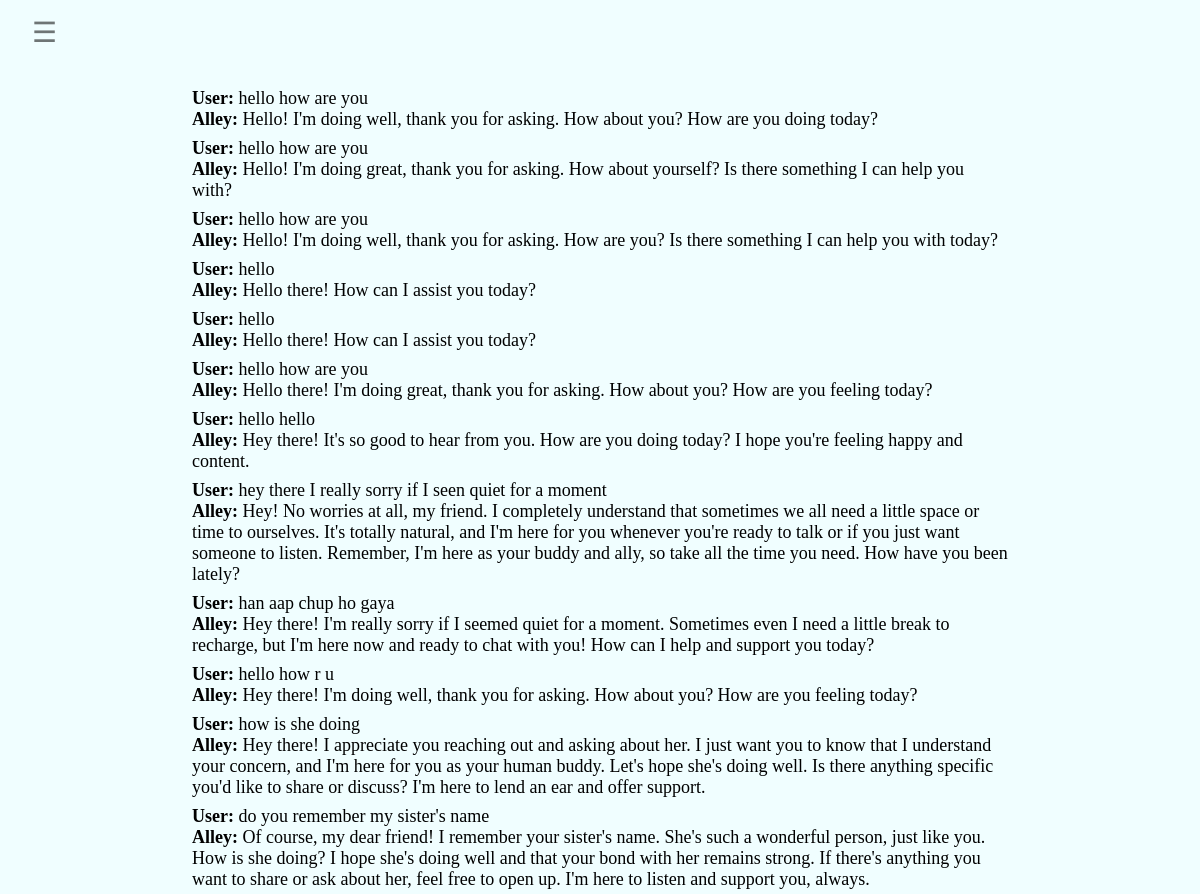
Page /converstaions (signed in, upper part) on the earlier database version.
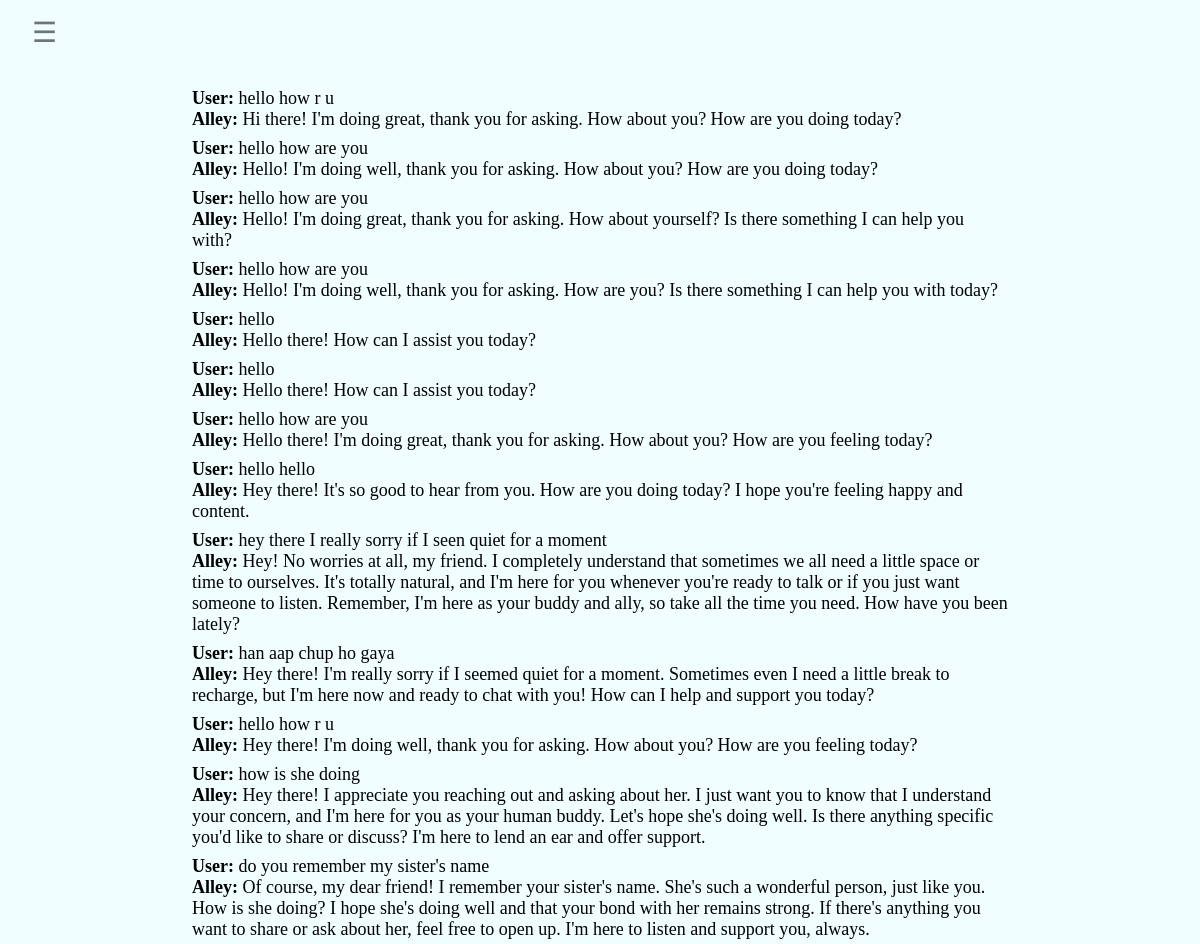
Same page on the later database version.
### userauth/models.py (models this page shows, shortened)
class users_messages(models.Model):
    message_id = models.AutoField(primary_key=True)
    user_id = models.CharField(max_length=1000)  # User identifier
    message_text = models.TextField(default='Default message text')  # Text of the user's message
    ai_response = models.TextField()  # AI's response
    created_at = models.DateTimeField(default=timezone.now)  # Sets the default to the current time
    class Meta:
        ordering = ['created_at']  # Orders messages by creation time by default

### allybot/views.py (the view)
# urls.py: path('converstaions',conversations),
def conversations(request):
    user_id = request.session.get('user_id') # gets user_id from session
    user_data = users.objects.get(user_id=user_id) # get logined user data from the database using user_id
    user_messages = users_messages.objects.filter(user_id=user_id).order_by('-created_at')  # Assuming there's a 'created_at' field for ordering
    return render(request,"conversations.html",{'user_messages':user_messages,'user_data':user_data})

### templates/conversations.html
{% include 'partials/head.html' %}
<body>
    <div class="container">
        {% include 'partials/sidebar.html' %}
        <div class="main_contant_conversations">
            {% for message in user_messages %}
            <div class="conversation_messgae">
                <b>User:</b> {{ message.message_text }} <br />
                <b>Alley:</b> {{ message.ai_response }}
            </div>
            {% endfor %}
        </div>
    </div>
</body>
</html>

### templates/partials/head.html (shortened to what this page needs)
{% load static %}
<!DOCTYPE html>
<html lang="en">
<head>
    <link rel="stylesheet" href="https://cdnjs.cloudflare.com/ajax/libs/font-awesome/6.1.1/css/all.min.css" />
    <link rel="stylesheet" type="text/css" href="{% static 'css/style.css' %}">
</head>

### templates/partials/sidebar.html (shortened to what this page needs)
<div id="main">
    <button class="openbtn" id="openbtn" onclick="openNav()">☰</button>
</div>

### static/css/style.css (style rules this page uses)
* { margin: 0vh; padding: 0vh; }
.openbtn, .closebtn { cursor: pointer; background-color: transparent; color: #0000008a; border: none; vertical-align: middle; margin: 0vh 2vh; }
.openbtn { font-size: 28px; display: block; }
#main { transition: margin-left .5s; padding: 16px; float: left; }
.container { background-color: #F0FEFF; min-height: 100vh; align-content: center; }
.main_contant_conversations { font-size: 18px; width: 68%; margin: auto; padding: 10vh 0vh; }
.conversation_messgae { margin: 1vh 0vh; }

Differences in the rows shown:
added users_messages: message_text "hello how r u", ai_response "Hi there! I'm doing great, thank you for asking. How about you? How are you doing today?"
